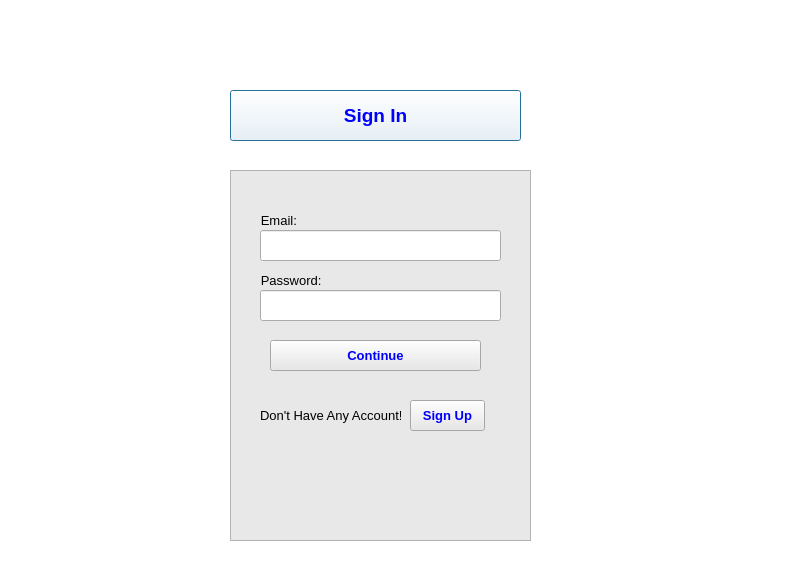
<?xml version="1.0" encoding="UTF-8"?>
<ui version="4.0">
 <class>Dialog</class>
 <widget class="QDialog" name="Dialog">
  <property name="geometry">
   <rect>
    <x>0</x>
    <y>0</y>
    <width>786</width>
    <height>588</height>
   </rect>
  </property>
  <property name="windowTitle">
   <string>Dialog</string>
  </property>
  <widget class="QGraphicsView" name="graphicsView">
   <property name="geometry">
    <rect>
     <x>-45</x>
     <y>-60</y>
     <width>881</width>
     <height>791</height>
    </rect>
   </property>
  </widget>
  <widget class="QPushButton" name="signinbutton_2">
   <property name="geometry">
    <rect>
     <x>230</x>
     <y>90</y>
     <width>291</width>
     <height>51</height>
    </rect>
   </property>
   <property name="font">
    <font>
     <pointsize>14</pointsize>
     <weight>75</weight>
     <bold>true</bold>
    </font>
   </property>
   <property name="styleSheet">
    <string notr="true">color: rgb(0, 0, 255);
background-color: rgb(255, 255, 255);</string>
   </property>
   <property name="text">
    <string>Sign In</string>
   </property>
  </widget>
  <widget class="QGraphicsView" name="graphicsView_2">
   <property name="geometry">
    <rect>
     <x>230</x>
     <y>170</y>
     <width>301</width>
     <height>371</height>
    </rect>
   </property>
   <property name="styleSheet">
    <string notr="true">background-color: rgb(232, 232, 232);</string>
   </property>
  </widget>
  <widget class="QLabel" name="label_3">
   <property name="geometry">
    <rect>
     <x>250</x>
     <y>210</y>
     <width>71</width>
     <height>20</height>
    </rect>
   </property>
   <property name="font">
    <font>
     <pointsize>10</pointsize>
    </font>
   </property>
   <property name="styleSheet">
    <string notr="true">background-color: rgb(232, 232, 232);</string>
   </property>
   <property name="text">
    <string>   Email:</string>
   </property>
  </widget>
  <widget class="QLineEdit" name="emailinput">
   <property name="geometry">
    <rect>
     <x>260</x>
     <y>230</y>
     <width>241</width>
     <height>31</height>
    </rect>
   </property>
  </widget>
  <widget class="QLabel" name="label_6">
   <property name="geometry">
    <rect>
     <x>250</x>
     <y>270</y>
     <width>91</width>
     <height>20</height>
    </rect>
   </property>
   <property name="font">
    <font>
     <pointsize>10</pointsize>
    </font>
   </property>
   <property name="styleSheet">
    <string notr="true">background-color: rgb(232, 232, 232);</string>
   </property>
   <property name="text">
    <string>   Password:</string>
   </property>
  </widget>
  <widget class="QLineEdit" name="passwordinput">
   <property name="geometry">
    <rect>
     <x>260</x>
     <y>290</y>
     <width>241</width>
     <height>31</height>
    </rect>
   </property>
  </widget>
  <widget class="QPushButton" name="continuebutton">
   <property name="geometry">
    <rect>
     <x>270</x>
     <y>340</y>
     <width>211</width>
     <height>31</height>
    </rect>
   </property>
   <property name="font">
    <font>
     <pointsize>10</pointsize>
     <weight>75</weight>
     <bold>true</bold>
    </font>
   </property>
   <property name="styleSheet">
    <string notr="true">background-color: rgb(232, 232, 232);color: rgb(0, 0, 255);</string>
   </property>
   <property name="text">
    <string>Continue</string>
   </property>
  </widget>
  <widget class="QLabel" name="label_7">
   <property name="geometry">
    <rect>
     <x>260</x>
     <y>400</y>
     <width>141</width>
     <height>31</height>
    </rect>
   </property>
   <property name="font">
    <font>
     <pointsize>10</pointsize>
    </font>
   </property>
   <property name="styleSheet">
    <string notr="true">background-color: rgb(232, 232, 232);</string>
   </property>
   <property name="text">
    <string>Don't Have Any Account!</string>
   </property>
  </widget>
  <widget class="QPushButton" name="signupbutton">
   <property name="geometry">
    <rect>
     <x>410</x>
     <y>400</y>
     <width>75</width>
     <height>31</height>
    </rect>
   </property>
   <property name="font">
    <font>
     <pointsize>10</pointsize>
     <weight>75</weight>
     <bold>true</bold>
    </font>
   </property>
   <property name="styleSheet">
    <string notr="true">background-color: rgb(232, 232, 232);color: rgb(0, 0, 255);</string>
   </property>
   <property name="text">
    <string>Sign Up</string>
   </property>
  </widget>
  <widget class="QLabel" name="label">
   <property name="geometry">
    <rect>
     <x>0</x>
     <y>20</y>
     <width>351</width>
     <height>71</height>
    </rect>
   </property>
   <property name="styleSheet">
    <string notr="true">image: url(:/newPrefix/logo.png);</string>
   </property>
   <property name="text">
    <string/>
   </property>
  </widget>
 </widget>
 <resources>
  <include location="logo.qrc"/>
 </resources>
 <connections/>
</ui>
